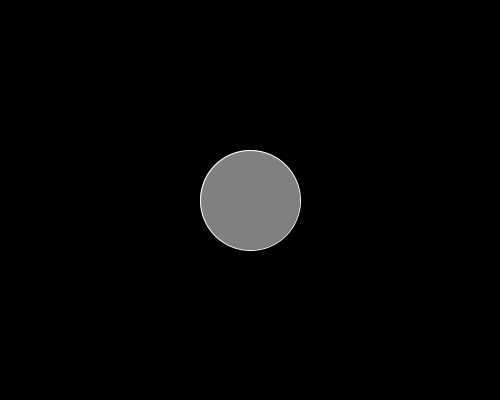
Frame 1 (no input)
Frame 60 (the mouse pressed at the canvas centre just before this capture): identical to frame 1, image omitted
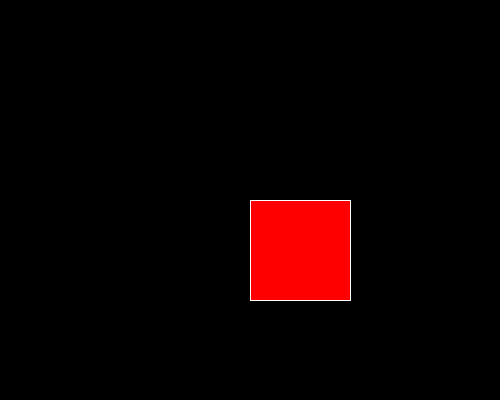
Frame 120 (the mouse held since frame 60 and released just before this capture)

The Processing sketch that drew these frames (run headless with seeded random() and noise(); from frame 60 on, the mouse is pressed at the canvas centre):

// Processing sketch: condition2
// ── condition2.pde
void setup() {
  size(500, 400);
}

void draw() {
  background(0);

  if (mousePressed) {
    fill(255, 0, 0);
    rect(250, 200, 100, 100);
  } else {
    stroke(255);
    fill(128);
    ellipse(250, 200, 100, 100);
  }
}
